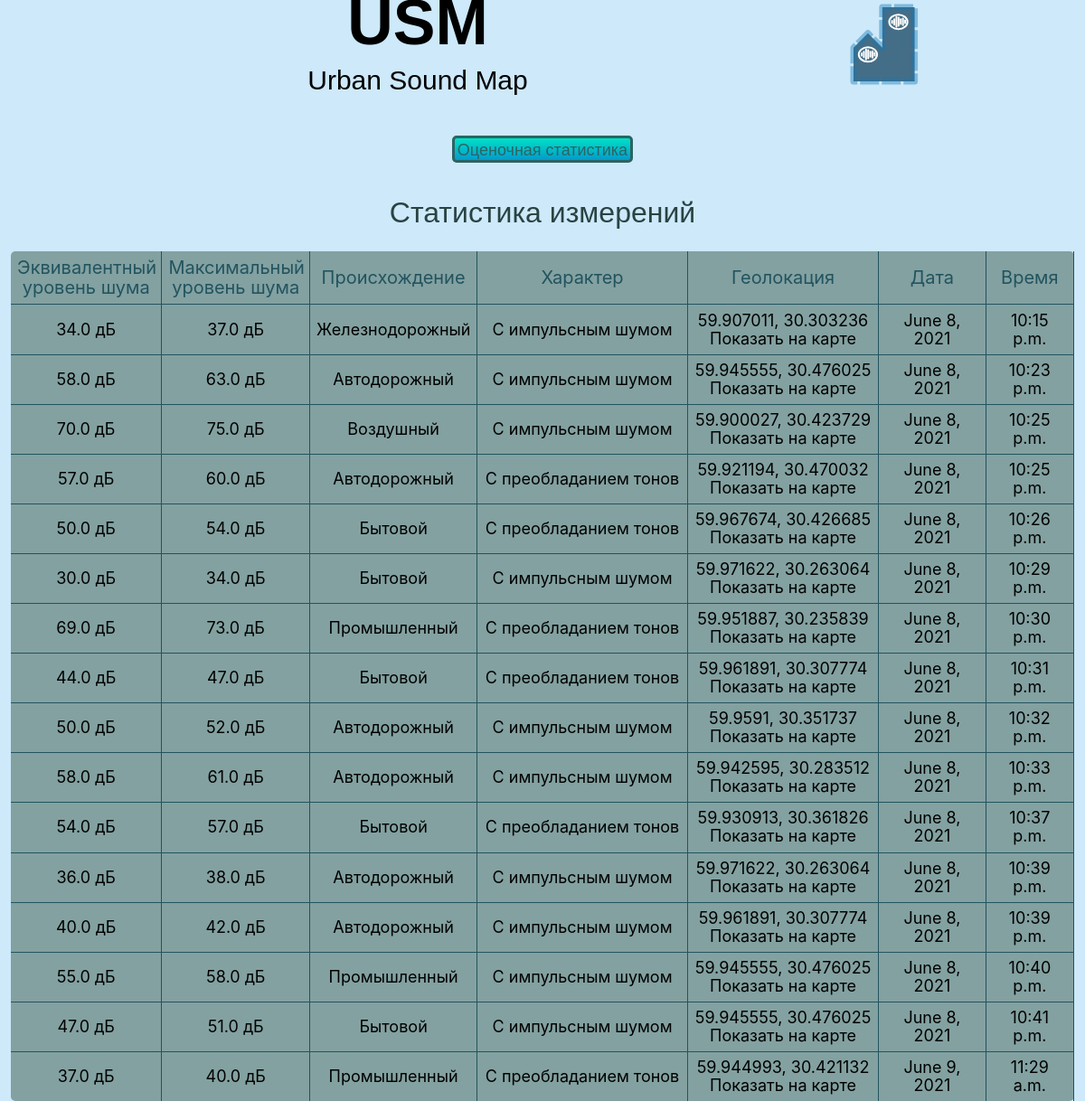
Page /Form/ (signed in) on the committed database.
### noizedb/models.py (models this page shows, shortened)
class Measurement(models.Model):
    Nlevel = models.FloatField('Эквивалентный уровень шума')
    MNlevel = models.FloatField('Максимальный уровень шума', null=True)
    location = models.ForeignKey(Coordinates, on_delete=models.CASCADE)
    From = models.ForeignKey(CorFrom, on_delete=models.CASCADE)
    Chark = models.ForeignKey(CorChark, on_delete=models.CASCADE)
    Date = models.DateField('Дата проведения измерения', auto_now_add=True)
    Time = models.TimeField('Время проведения измерения', auto_now_add=True)
    Person = models.ForeignKey(User, on_delete=models.CASCADE, blank=True, null=True)

class CorFrom(models.Model):
    FromParam = models.CharField('Происхождение шума', max_length=100)
    FromCor = models.FloatField('Значение коррекции по происхожднию шума')

class CorChark(models.Model):
    CharkParam = models.CharField('Характер источника шума', max_length=100)
    CharkCor = models.FloatField('Значение коррекции по характеру источника шума')

class Coordinates(models.Model):
    lat = models.FloatField('Широта')
    lon = models.FloatField('Долгота')
    def __str__(self):
        return f'{self.lat}, {self.lon}'

### noizedb/views.py (the view)
# urls.py: path('Form/', Form, name='Form'),
def Form(request):
    form = MeasurmentForm()
    place_list = Coordinates.objects.order_by('id')
    measures = Measurement.objects.all()
    context = {
        'form' : form,
        'place_list' : place_list,
        'measures': measures,
    }
    return render(request, 'form.html',context=context)

### noizedb/templates/form.html (shortened to what this page needs)
{% extends 'base.html' %}
{% load static %}
{% block content %}
{% if measures %}
<div  class="map" id = "map" style = "width: 90%; height:580px; margin-left: 4.5%; margin-bottom: 2%;"></div>
      <div class="d-flex justify-content-center">
    <div class="log-btn" style="width: 200px; margin-bottom: 3%;">
      <a href="{% url 'noizedb:Stats' %}">Оценочная статистика</a>
    </div>
  </div>
<h2 style="color: rgb(42, 66, 66);text-align: center;">Статистика измерений</h2>
<div class="table-responsive container-fluid" style="margin-top: 2%;">
    <table class="table-hover">
        <tbody>
            <tr>
                <th>Эквивалентный <br> уровень шума</th>
                <th>Максимальный <br> уровень шума</th>
                <th>Происхождение</th>
                <th>Характер</th>
                <th>Геолокация</th>
                <th>Дата</th>
                <th>Время</th>
            </tr>
            {% for measure in measures %}
            <tr>
                <td>{{ measure.Nlevel }} дБ</td>
                <td>{{ measure.MNlevel }} дБ</td>
                <td>{{ measure.From.FromParam }}</td>
                <td>{{ measure.Chark.CharkParam }}</td>
                <td>{{ measure.location }} <br> <button onclick="Show(this)" value="{{ measure.location.id }}">Показать на карте</button></td>
                <td>{{ measure.Date }}</td>
                <td>{{ measure.Time }}</td>
            </tr>
        </tbody>
        {% endfor %}
    </table>
</div>
{% else %}
<h2 style="text-align: center;">Данные об измерениях отсутствуют</h2>
{% endif %}
{% endblock content %}

### static/css/main.css (style rules this page uses)
body { background-color: #CDE9FA; mix-blend-mode: normal; font-family: 'IBM Plex Mono', sans-serif; font-style: normal; font-weight: normal; font-size: 24px; color: #000000; }
.log-btn { position: relative; width: 85px; height: 30px; background: linear-gradient(180deg, #00E0C7 0%, #039CCA 98.75%); background-blend-mode: color-burn; mix-blend-mode: normal; border: 3px solid #2D6363; border-radius: 5px; color: #2D6363; font-size: 18px; }
button { padding: 0; border: none; font: inherit; color: inherit; background-color: transparent; }
.log-btn a { display: block; text-align: center; text-decoration: none; color: #2D6363; font-size: 18px; font-family: 'Gill Sans', 'Gill Sans MT', Calibri, 'Trebuchet MS', sans-serif; }
#map { position: absolute; top: 120px; bottom: 0; width: 100%; }
table { background: #83a1a1; border-radius: 5px; width: 100%; }
th, td { padding: 0.6%; }
th { font-family: Inter; font-style: normal; font-weight: normal; font-size: 20px; line-height: 22px; text-align: center; color: #22545f; }
td { font-family: Inter; font-style: normal; font-weight: normal; font-size: 18px; line-height: 20px; text-align: center; border-top: 1px solid #22545f; color: #000000; }
td { border-right:1px solid #22545f; }
th { border-right:1px solid #22545f; }

### rows in the picture
Measurement: Nlevel "34.0", MNlevel "37.0", From.FromParam "Железнодорожный", Chark.CharkParam "С импульсным шумом", location "59.907011, 30.303236", Date "June 8, 2021", Time "10:15 p.m."
Measurement: Nlevel "58.0", MNlevel "63.0", From.FromParam "Автодорожный", Chark.CharkParam "С импульсным шумом", location "59.945555, 30.476025", Date "June 8, 2021", Time "10:23 p.m."
Measurement: Nlevel "70.0", MNlevel "75.0", From.FromParam "Воздушный", Chark.CharkParam "С импульсным шумом", location "59.900027, 30.423729", Date "June 8, 2021", Time "10:25 p.m."
Measurement: Nlevel "57.0", MNlevel "60.0", From.FromParam "Автодорожный", Chark.CharkParam "С преобладанием тонов", location "59.921194, 30.470032", Date "June 8, 2021", Time "10:25 p.m."
Measurement: Nlevel "50.0", MNlevel "54.0", From.FromParam "Бытовой", Chark.CharkParam "С преобладанием тонов", location "59.967674, 30.426685", Date "June 8, 2021", Time "10:26 p.m."
Measurement: Nlevel "30.0", MNlevel "34.0", From.FromParam "Бытовой", Chark.CharkParam "С импульсным шумом", location "59.971622, 30.263064", Date "June 8, 2021", Time "10:29 p.m."
Measurement: Nlevel "69.0", MNlevel "73.0", From.FromParam "Промышленный", Chark.CharkParam "С преобладанием тонов", location "59.951887, 30.235839", Date "June 8, 2021", Time "10:30 p.m."
Measurement: Nlevel "44.0", MNlevel "47.0", From.FromParam "Бытовой", Chark.CharkParam "С преобладанием тонов", location "59.961891, 30.307774", Date "June 8, 2021", Time "10:31 p.m."
Measurement: Nlevel "50.0", MNlevel "52.0", From.FromParam "Автодорожный", Chark.CharkParam "С импульсным шумом", location "59.9591, 30.351737", Date "June 8, 2021", Time "10:32 p.m."
Measurement: Nlevel "58.0", MNlevel "61.0", From.FromParam "Автодорожный", Chark.CharkParam "С импульсным шумом", location "59.942595, 30.283512", Date "June 8, 2021", Time "10:33 p.m."
Measurement: Nlevel "54.0", MNlevel "57.0", From.FromParam "Бытовой", Chark.CharkParam "С преобладанием тонов", location "59.930913, 30.361826", Date "June 8, 2021", Time "10:37 p.m."
Measurement: Nlevel "36.0", MNlevel "38.0", From.FromParam "Автодорожный", Chark.CharkParam "С импульсным шумом", location "59.971622, 30.263064", Date "June 8, 2021", Time "10:39 p.m."
Measurement: Nlevel "40.0", MNlevel "42.0", From.FromParam "Автодорожный", Chark.CharkParam "С импульсным шумом", location "59.961891, 30.307774", Date "June 8, 2021", Time "10:39 p.m."
Measurement: Nlevel "55.0", MNlevel "58.0", From.FromParam "Промышленный", Chark.CharkParam "С импульсным шумом", location "59.945555, 30.476025", Date "June 8, 2021", Time "10:40 p.m."
Measurement: Nlevel "47.0", MNlevel "51.0", From.FromParam "Бытовой", Chark.CharkParam "С импульсным шумом", location "59.945555, 30.476025", Date "June 8, 2021", Time "10:41 p.m."
Measurement: Nlevel "37.0", MNlevel "40.0", From.FromParam "Промышленный", Chark.CharkParam "С преобладанием тонов", location "59.944993, 30.421132", Date "June 9, 2021", Time "11:29 a.m."
